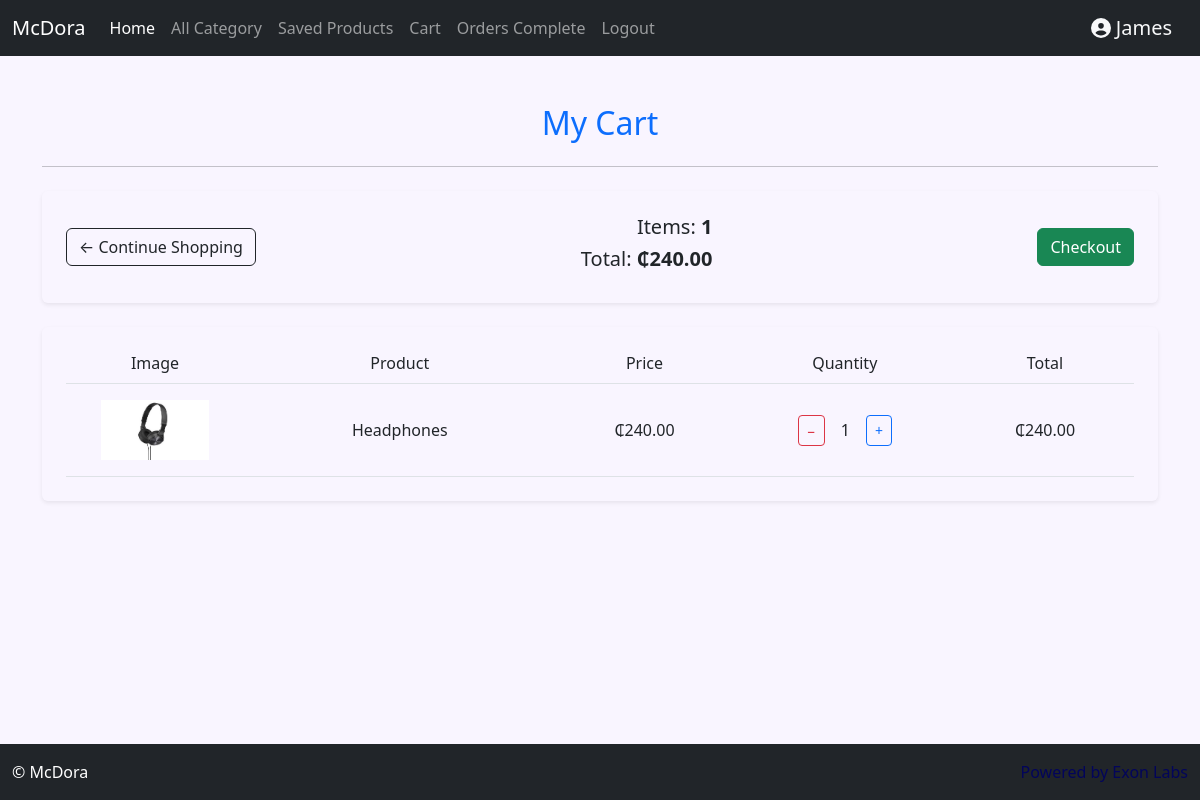
Page /cart/ (signed in) on the committed database.
### store/models.py (models this page shows, shortened)
class Cart(models.Model):
    created_at = models.DateTimeField(auto_now_add=True)
    complete = models.BooleanField(default=False)
    customer = models.ForeignKey('Customer', on_delete=models.CASCADE, null=True, blank=True)
    @property
    def cart_total_price(self):
        return sum(item.item_total_price for item in self.cartitem_set.all())
    @property
    def cart_total_items(self):
        return sum(item.quantity for item in self.cartitem_set.all())

class CartItem(models.Model):
    product = models.ForeignKey(Product, on_delete=models.CASCADE, null=True)
    cart = models.ForeignKey(Cart, on_delete=models.CASCADE, null=True)
    quantity = models.IntegerField(default=0, null=True)
    @property
    def item_total_price(self):
        return self.product.price * self.quantity

class Product(models.Model):
    name = models.CharField(max_length=100, null=True)
    description = models.TextField(null=True)
    category = models.ForeignKey(Category, on_delete=models.SET_NULL, related_name='products', null=True)
    brand = models.ForeignKey(Brand, on_delete=models.SET_NULL, related_name='products', null=True)
    product_status = models.ForeignKey(ProductStatus, on_delete=models.SET_NULL, null=True)
    image = models.ImageField(upload_to= 'products/', null=True, blank=True)
    product_document = models.ForeignKey(ProductDocument, on_delete=models.SET_NULL, null=True, blank=True)
    price = models.DecimalField(max_digits=10, decimal_places=2, null=True)
    date_created = models.DateTimeField(auto_now_add=True, null=True)
    creator = models.ForeignKey(User, on_delete=models.SET_NULL, null=True)

### store/views.py (the view)
# urls.py: path('cart/', views.cart, name='cart'),
@login_required(login_url="login")
def cart(request):
    if not request.user.is_authenticated:
        messages.error(request, 'You must be logged in to view the cart.')
        return redirect('login')
    customer = getattr(request.user, 'customer', None)
    if customer:
        cart = Cart.objects.filter(customer=customer, complete=False).first()
        if not cart:
            cart = Cart.objects.create(customer=customer, complete=False)
        items = CartItem.objects.select_related('product').filter(cart=cart)
    else:
        messages.error(request, 'Please login.')
        return redirect('login')
    context = {'cart': cart, 'items': items}
    return render(request, 'cart.html', context)

### store/templates/cart.html (shortened to what this page needs)
{% extends 'base.html' %}
{% block content %}
<div class="container my-5">
    <div class="row">
        <div class="col-lg-12 text-center">
            <h2 class="font-weight-bold text-primary">My Cart</h2>
            <hr class="my-4">
        </div>
    </div>
    <div class="row">
        <div class="col-lg-12">
            <div class="box-element shadow-sm p-4 rounded d-flex justify-content-between align-items-center">
                <a class="btn btn-outline-dark" href="{% url 'home' %}">&#x2190; Continue Shopping</a>
                <div class="text-end">
                    <h5>Items: <strong>{{ cart.cart_total_items }}</strong></h5>
                    <h5>Total: <strong>₵{{ cart.cart_total_price|floatformat:2 }}</strong></h5>
                </div>
                <a class="btn btn-success" href="{% url 'checkout' %}">Checkout</a>
            </div>
        </div>
    </div>
    <br>
    <div class="box-element shadow-sm p-4 rounded">
        <div class="cart-row d-flex justify-content-between font-weight-bold text-center border-bottom pb-2">
            <div class="col-2">Image</div>
            <div class="col-3">Product</div>
            <div class="col-2">Price</div>
            <div class="col-2">Quantity</div>
            <div class="col-2">Total</div>
        </div>
        {% for item in items %}
        <div class="cart-row d-flex justify-content-between align-items-center text-center py-3 border-bottom">
            <div class="col-2">
                 {% if item.product.image %}
                <img src="{{ item.product.image.url }}" alt="{{ item.product.name }}" style="max-height: 60px;">
            {% else %}
                <span>No image</span>
            {% endif %}
            </div>
            <div class="col-3">
                <p class="mb-0">{{ item.product.name }}</p>
            </div>
            <div class="col-2">
                <p class="mb-0">₵{{ item.product.price }}</p>
            </div>
            <div class="col-2">
                <div class="d-flex justify-content-center align-items-center">
                    <form action="{% url 'remove_from_cart' id=item.product.id %}" method="POST" class="me-2">
                        <button type="submit" class="btn btn-outline-danger btn-sm">−</button>
                    </form>
                    <span class="mx-2">{{ item.quantity }}</span>
                    <form action="{% url 'increase_quantity' id=item.product.id %}" method="POST" class="ms-2">
                        <button type="submit" class="btn btn-outline-primary btn-sm">+</button>
                    </form>
                </div>
            </div>
            <div class="col-2">
                <p class="mb-0">₵{{ item.item_total_price|floatformat:2 }}</p>
            </div>
        </div>
        {% empty %}
        <div class="text-center my-4">
            <h5>Your cart is empty 🛒</h5>
            <a href="{% url 'home' %}" class="btn btn-outline-primary mt-3">Start Shopping</a>
        </div>
        {% endfor %}
    </div>
</div>
{% endblock content %}

### store/templates/base.html (shortened to what this page needs)
{% load static%}
{% load widget_tweaks %}
<!doctype html>
<link rel="stylesheet" type="text/css" href="{%  static '/css/sweetalert2.min.css' %}">
<link rel="stylesheet" type="text/css" href="{% static '/css/bootstrap.min.css' %}">
<link rel="stylesheet" type="text/css" href="{% static '/css/all.min.css' %}">
<html lang="en">
  <head>
  </head>
  <body style="background-color: #F9F5FF;">
    <nav class="navbar navbar-expand-lg navbar-dark bg-dark">
  <div class="container-fluid">
    <a class="navbar-brand" href="{% url 'home' %}">McDora</a>
    <div class="collapse navbar-collapse" id="navbarSupportedContent">
      <ul class="navbar-nav me-auto mb-2 mb-lg-0">
        <li class="nav-item">
          <a class="nav-link active" aria-current="page" href="{% url 'home' %}">Home</a>
        </li>
        <li class="nav-item">
          <a class="nav-link" href="{% url 'all_category' %}">All Category</a>
        </li>
        {% if  request.user.is_superuser  %}
        <li class="nav-item">
          <a class="nav-link" href="{% url 'all_customer' %}">Customers</a>
        </li>
        <li class="nav-item">
          <a class="nav-link" href="{% url 'orders' %}">Orders</a>
        </li>
        {% else %}
        <li class="nav-item">
          <a class="nav-link" href="{% url 'saved_products' %}">Saved Products</a>
        </li>
        <li class="nav-item">
          <a class="nav-link" href="{% url 'cart' %}">Cart</a>
        </li>
        <li class="nav-item">
          <a class="nav-link" href="{% url 'orders_complete' %}">Orders Complete</a>
        {% endif %}
        {% if user.is_authenticated %}
        <li class="nav-item">
          <a class="nav-link" href="{% url 'logout' %}">Logout</a>
        </li>
        {% else %}
        <li class="nav-item">
          <a class="nav-link" href="{% url 'login' %}">Login</a>
        </li>
        {% endif %}
      </ul>
  {% if user.is_authenticated and customer %}
  <a class="navbar-brand text-light font-weight-bold" href="{% url 'customer_detail' id=customer.id %}">
    <i class="fas fa-user-circle"></i> {{ user.username }}
  </a>
  {% elif user.is_authenticated%}
  <a class="navbar-brand text-light font-weight-bold" href="{% url 'account_detail'%}">
    <i class="fas fa-user-circle"></i> {{ user.username }}
  </a>
{% else %}
  <a class="navbar-brand text-light font-weight-bold" href="{% url 'login' %}">
    <i class="fas fa-user-circle"></i> Guest
  </a>
{% endif %}
    </div>
  </div>
</nav>
    {% block content %}
    {% endblock %}
  </body>
<footer class="footer fixed-bottom py-3 bg-dark text-white">
  <div class="container-fluid">
    <div class="row">
      <div class="col-md-6 text-md-start">
        <p class="mb-0">&copy; {{ currentYear }} McDora</p>
      </div>
      <div class="col-md-6 text-md-end">
        <p class="mb-0" style="color: #03055B;">Powered by Exon Labs</p>
      </div>
    </div>
  </div>
</footer>
</html>

### rows in the picture
Cart: cart_total_items "1", cart_total_price "240.00"
CartItem: product.image (picture), product.name "Headphones", product.price "240.00", quantity "1", item_total_price "240.00"

### other values in the picture
{{ user.username }} "James"
